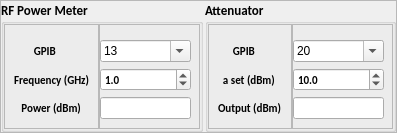
            <widget class="QFrame" name="frame_27">
             <property name="sizePolicy">
              <sizepolicy hsizetype="Preferred" vsizetype="Expanding">
               <horstretch>0</horstretch>
               <verstretch>2</verstretch>
              </sizepolicy>
             </property>
             <property name="frameShape">
              <enum>QFrame::StyledPanel</enum>
             </property>
             <property name="frameShadow">
              <enum>QFrame::Raised</enum>
             </property>
             <property name="lineWidth">
              <number>0</number>
             </property>
             <layout class="QHBoxLayout" name="horizontalLayout_14">
              <property name="spacing">
               <number>2</number>
              </property>
              <property name="leftMargin">
               <number>0</number>
              </property>
              <property name="topMargin">
               <number>0</number>
              </property>
              <property name="rightMargin">
               <number>0</number>
              </property>
              <property name="bottomMargin">
               <number>0</number>
              </property>
              <item>
               <widget class="QGroupBox" name="groupBox_10">
                <property name="font">
                 <font>
                  <family>Calibri</family>
                  <pointsize>10</pointsize>
                  <weight>75</weight>
                  <bold>true</bold>
                 </font>
                </property>
                <property name="title">
                 <string>RF Power Meter</string>
                </property>
                <layout class="QHBoxLayout" name="horizontalLayout_15">
                 <property name="spacing">
                  <number>0</number>
                 </property>
                 <property name="leftMargin">
                  <number>0</number>
                 </property>
                 <property name="topMargin">
                  <number>0</number>
                 </property>
                 <property name="rightMargin">
                  <number>0</number>
                 </property>
                 <property name="bottomMargin">
                  <number>0</number>
                 </property>
                 <item>
                  <widget class="QFrame" name="frame_28">
                   <property name="font">
                    <font>
                     <family>Times New Roman</family>
                     <pointsize>8</pointsize>
                    </font>
                   </property>
                   <property name="frameShape">
                    <enum>QFrame::StyledPanel</enum>
                   </property>
                   <property name="frameShadow">
                    <enum>QFrame::Raised</enum>
                   </property>
                   <layout class="QVBoxLayout" name="verticalLayout_22">
                    <property name="topMargin">
                     <number>15</number>
                    </property>
                    <item>
                     <widget class="QLabel" name="label_25">
                      <property name="font">
                       <font>
                        <family>Calibri</family>
                        <pointsize>8</pointsize>
                       </font>
                      </property>
                      <property name="text">
                       <string>        GPIB</string>
                      </property>
                     </widget>
                    </item>
                    <item>
                     <widget class="QLabel" name="label_26">
                      <property name="font">
                       <font>
                        <family>Calibri</family>
                        <pointsize>8</pointsize>
                       </font>
                      </property>
                      <property name="text">
                       <string>Frequency (GHz)</string>
                      </property>
                     </widget>
                    </item>
                    <item>
                     <widget class="QLabel" name="label_27">
                      <property name="font">
                       <font>
                        <family>Calibri</family>
                        <pointsize>8</pointsize>
                       </font>
                      </property>
                      <property name="text">
                       <string>   Power (dBm)</string>
                      </property>
                     </widget>
                    </item>
                   </layout>
                  </widget>
                 </item>
                 <item>
                  <widget class="QFrame" name="frame_29">
                   <property name="sizePolicy">
                    <sizepolicy hsizetype="Preferred" vsizetype="Preferred">
                     <horstretch>0</horstretch>
                     <verstretch>0</verstretch>
                    </sizepolicy>
                   </property>
                   <property name="styleSheet">
                    <string notr="true">QComboBox{
	
	font: 8pt &quot;Calibri&quot;;
}</string>
                   </property>
                   <property name="frameShape">
                    <enum>QFrame::StyledPanel</enum>
                   </property>
                   <property name="frameShadow">
                    <enum>QFrame::Raised</enum>
                   </property>
                   <layout class="QVBoxLayout" name="verticalLayout_23">
                    <property name="leftMargin">
                     <number>0</number>
                    </property>
                    <property name="topMargin">
                     <number>15</number>
                    </property>
                    <property name="rightMargin">
                     <number>8</number>
                    </property>
                    <item>
                     <widget class="QComboBox" name="s_pmbox_gpib">
                      <property name="font">
                       <font>
                        <family>Calibri</family>
                        <pointsize>8</pointsize>
                        <weight>50</weight>
                        <italic>false</italic>
                        <bold>false</bold>
                       </font>
                      </property>
                      <property name="styleSheet">
                       <string notr="true">QComboBox:#comboBox{

	background-color: rgb(0, 0, 255);
}</string>
                      </property>
                      <property name="editable">
                       <bool>true</bool>
                      </property>
                      <property name="iconSize">
                       <size>
                        <width>10</width>
                        <height>10</height>
                       </size>
                      </property>
                      <property name="frame">
                       <bool>true</bool>
                      </property>
                      <item>
                       <property name="text">
                        <string>13</string>
                       </property>
                      </item>
                      <item>
                       <property name="text">
                        <string>17</string>
                       </property>
                      </item>
                      <item>
                       <property name="text">
                        <string>16</string>
                       </property>
                      </item>
                      <item>
                       <property name="text">
                        <string>15</string>
                       </property>
                      </item>
                     </widget>
                    </item>
                    <item>
                     <widget class="QDoubleSpinBox" name="s_pmbox_fr">
                      <property name="font">
                       <font>
                        <family>Calibri</family>
                        <pointsize>8</pointsize>
                       </font>
                      </property>
                      <property name="decimals">
                       <number>1</number>
                      </property>
                      <property name="maximum">
                       <double>500.000000000000000</double>
                      </property>
                      <property name="value">
                       <double>1.000000000000000</double>
                      </property>
                     </widget>
                    </item>
                    <item>
                     <widget class="QLineEdit" name="lineEdit_s_pm">
                      <property name="font">
                       <font>
                        <family>Calibri</family>
                        <pointsize>8</pointsize>
                       </font>
                      </property>
                     </widget>
                    </item>
                   </layout>
                  </widget>
                 </item>
                </layout>
               </widget>
              </item>
              <item>
               <widget class="QGroupBox" name="groupBox_11">
                <property name="font">
                 <font>
                  <family>Calibri</family>
                  <pointsize>10</pointsize>
                  <weight>75</weight>
                  <bold>true</bold>
                 </font>
                </property>
                <property name="title">
                 <string>Attenuator</string>
                </property>
                <layout class="QHBoxLayout" name="horizontalLayout_16">
                 <property name="spacing">
                  <number>0</number>
                 </property>
                 <property name="leftMargin">
                  <number>0</number>
                 </property>
                 <property name="topMargin">
                  <number>0</number>
                 </property>
                 <property name="rightMargin">
                  <number>0</number>
                 </property>
                 <property name="bottomMargin">
                  <number>0</number>
                 </property>
                 <item>
                  <widget class="QFrame" name="frame_30">
                   <property name="font">
                    <font>
                     <family>Times New Roman</family>
                     <pointsize>8</pointsize>
                    </font>
                   </property>
                   <property name="frameShape">
                    <enum>QFrame::StyledPanel</enum>
                   </property>
                   <property name="frameShadow">
                    <enum>QFrame::Raised</enum>
                   </property>
                   <property name="lineWidth">
                    <number>1</number>
                   </property>
                   <layout class="QVBoxLayout" name="verticalLayout_24">
                    <property name="spacing">
                     <number>6</number>
                    </property>
                    <property name="leftMargin">
                     <number>9</number>
                    </property>
                    <property name="topMargin">
                     <number>15</number>
                    </property>
                    <property name="rightMargin">
                     <number>9</number>
                    </property>
                    <property name="bottomMargin">
                     <number>9</number>
                    </property>
                    <item>
                     <widget class="QLabel" name="label_28">
                      <property name="font">
                       <font>
                        <family>Calibri</family>
                        <pointsize>8</pointsize>
                       </font>
                      </property>
                      <property name="text">
                       <string>      GPIB</string>
                      </property>
                     </widget>
                    </item>
                    <item>
                     <widget class="QLabel" name="label_29">
                      <property name="font">
                       <font>
                        <family>Calibri</family>
                        <pointsize>8</pointsize>
                       </font>
                      </property>
                      <property name="text">
                       <string>  a set (dBm)</string>
                      </property>
                     </widget>
                    </item>
                    <item>
                     <widget class="QLabel" name="label_30">
                      <property name="font">
                       <font>
                        <family>Calibri</family>
                        <pointsize>8</pointsize>
                       </font>
                      </property>
                      <property name="text">
                       <string>Output (dBm)</string>
                      </property>
                     </widget>
                    </item>
                   </layout>
                  </widget>
                 </item>
                 <item>
                  <widget class="QFrame" name="frame_31">
                   <property name="styleSheet">
                    <string notr="true">QComboBox{
	
	font: 8pt &quot;Calibri&quot;;
}</string>
                   </property>
                   <property name="frameShape">
                    <enum>QFrame::StyledPanel</enum>
                   </property>
                   <property name="frameShadow">
                    <enum>QFrame::Raised</enum>
                   </property>
                   <layout class="QVBoxLayout" name="verticalLayout_25">
                    <property name="leftMargin">
                     <number>0</number>
                    </property>
                    <property name="topMargin">
                     <number>15</number>
                    </property>
                    <property name="rightMargin">
                     <number>8</number>
                    </property>
                    <item>
                     <widget class="QComboBox" name="s_atbox_gpib">
                      <property name="font">
                       <font>
                        <family>Calibri</family>
                        <pointsize>8</pointsize>
                        <weight>50</weight>
                        <italic>false</italic>
                        <bold>false</bold>
                       </font>
                      </property>
                      <property name="styleSheet">
                       <string notr="true">QComboBox:#comboBox{

	background-color: rgb(0, 0, 255);
}</string>
                      </property>
                      <property name="editable">
                       <bool>true</bool>
                      </property>
                      <property name="iconSize">
                       <size>
                        <width>10</width>
                        <height>10</height>
                       </size>
                      </property>
                      <property name="frame">
                       <bool>true</bool>
                      </property>
                      <item>
                       <property name="text">
                        <string>20</string>
                       </property>
                      </item>
                      <item>
                       <property name="text">
                        <string>10</string>
                       </property>
                      </item>
                      <item>
                       <property name="text">
                        <string>17</string>
                       </property>
                      </item>
                      <item>
                       <property name="text">
                        <string>16</string>
                       </property>
                      </item>
                     </widget>
                    </item>
                    <item>
                     <widget class="QDoubleSpinBox" name="s_atbox_p">
                      <property name="maximumSize">
                       <size>
                        <width>16777215</width>
                        <height>16777215</height>
                       </size>
                      </property>
                      <property name="font">
                       <font>
                        <family>Calibri</family>
                        <pointsize>8</pointsize>
                       </font>
                      </property>
                      <property name="decimals">
                       <number>1</number>
                      </property>
                      <property name="minimum">
                       <double>-50.000000000000000</double>
                      </property>
                      <property name="maximum">
                       <double>50.000000000000000</double>
                      </property>
                      <property name="singleStep">
                       <double>0.200000000000000</double>
                      </property>
                      <property name="value">
                       <double>10.000000000000000</double>
                      </property>
                     </widget>
                    </item>
                    <item>
                     <widget class="QLineEdit" name="lineEdit_s_at">
                      <property name="font">
                       <font>
                        <family>Calibri</family>
                        <pointsize>8</pointsize>
                       </font>
                      </property>
                     </widget>
                    </item>
                   </layout>
                  </widget>
                 </item>
                </layout>
               </widget>
              </item>
             </layout>
            </widget>
